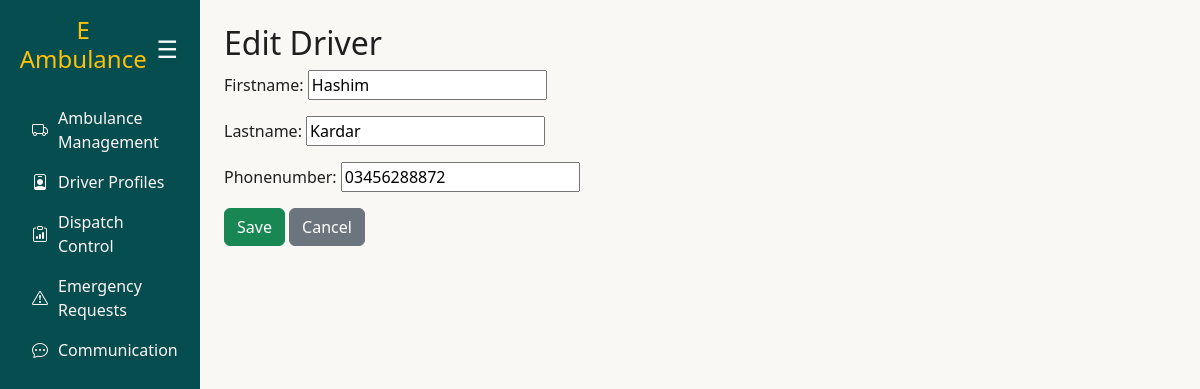
The page /drivers/1/edit/ on the database its author committed.
### ambulance/models.py (models this page shows, shortened)
class Driver(models.Model):
    driverid = models.AutoField(primary_key=True)
    firstname = models.CharField(max_length=100)
    lastname = models.CharField(max_length=100)
    phonenumber = models.CharField(max_length=15)

### ambulance/views.py (the view)
# urls.py: path("drivers/<int:pk>/edit/", views.driver_update, name="driver_update"),
def driver_update(request, pk):
    driver = get_object_or_404(Driver, pk=pk)
    if request.method == "POST":
        form = DriverForm(request.POST, instance=driver)
        if form.is_valid():
            form.save()
            return redirect("driver_list")
    else:
        form = DriverForm(instance=driver)
    return render(request, "driver_form.html", {"form": form, "title": "Edit Driver"})

### ambulance/forms.py
class DriverForm(forms.ModelForm):
    class Meta:
        model = Driver
        fields = ["firstname", "lastname", "phonenumber"]

### ambulance/templates/driver_form.html (shortened to what this page needs)
{% extends "base.html" %}
{% block content %}
<h2>{{ title }}</h2>
<form method="post">
    {{ form.as_p }}
    <button type="submit" class="btn btn-success">Save</button>
    <a href="{% url 'driver_list' %}" class="btn btn-secondary">Cancel</a>
</form>
{% endblock %}

### ambulance/templates/base.html (style rules this page uses)
:root { --brand:#cc924f; --brand-ink:#1a0c0c; --ink:#1f1f1f; --muted:#6b6b6b; --bg:#faf8f5; --card:#ffffff; --ring: rgba(204,146,79,.35); }
body { overflow-x: hidden; background: var(--bg); color: var(--ink); }

### rows shown on the page
Driver: firstname "Hashim", lastname "Kardar", phonenumber "03456288872"

### other values the page prints
{{ title }} "Edit Driver"
